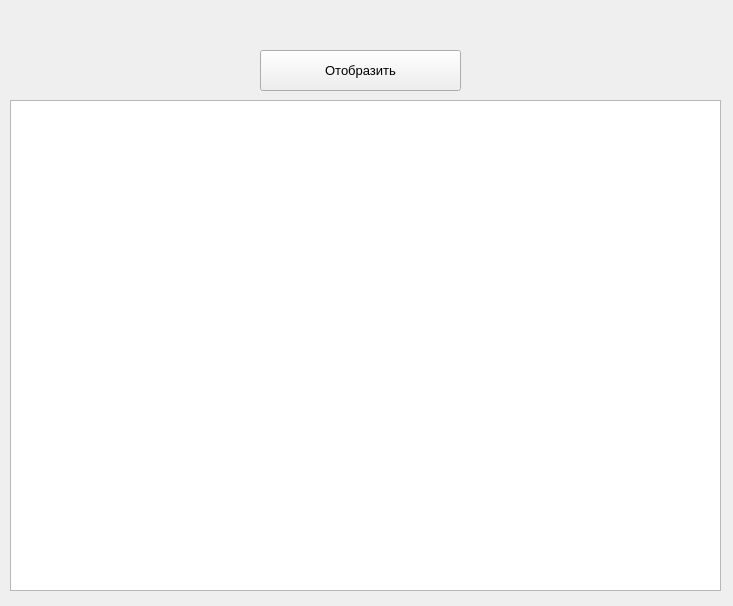
<?xml version="1.0" encoding="UTF-8"?>
<ui version="4.0">
 <class>Form</class>
 <widget class="QWidget" name="Form">
  <property name="geometry">
   <rect>
    <x>0</x>
    <y>0</y>
    <width>733</width>
    <height>606</height>
   </rect>
  </property>
  <property name="windowTitle">
   <string>Form</string>
  </property>
  <widget class="QPushButton" name="pushButton">
   <property name="geometry">
    <rect>
     <x>260</x>
     <y>50</y>
     <width>201</width>
     <height>41</height>
    </rect>
   </property>
   <property name="font">
    <font>
     <pointsize>10</pointsize>
    </font>
   </property>
   <property name="text">
    <string>Отобразить</string>
   </property>
  </widget>
  <widget class="QTableWidget" name="tableWidget">
   <property name="geometry">
    <rect>
     <x>10</x>
     <y>100</y>
     <width>711</width>
     <height>491</height>
    </rect>
   </property>
  </widget>
 </widget>
 <resources/>
 <connections/>
</ui>
